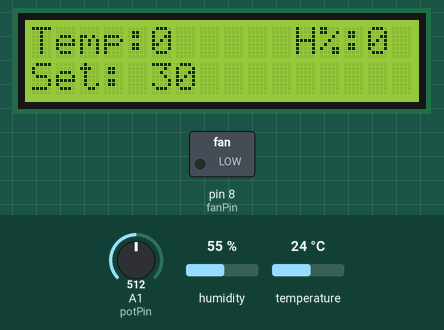
The sketch below on a simulated Arduino Uno, built with avr-gcc and run on an emulated ATmega328P. On the bench: 16×2 character LCD, switched loads named in the sketch (green lamp = pin HIGH). The test bench sets the inputs (shaded band); at power-on: temperature 24 °C, A1 (potPin) = 512, humidity 55 %. What the sketch prints to the serial monitor is not drawn.

Above: at 1.2 s.
1.3 s: temperature set to 28.9 °C
At 4.7 s:
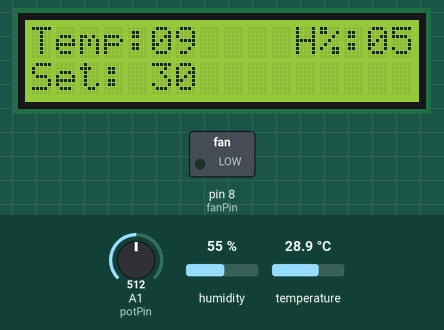
5.1 s: temperature set to 29.8 °C
At 7.3 s:
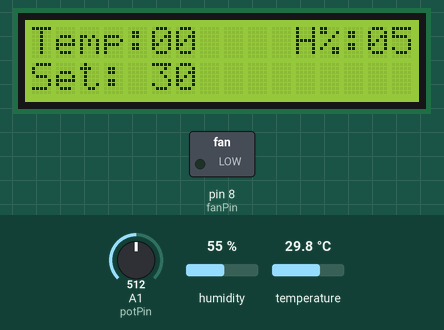
14.2 s: A1 (potPin) set to 545
At 15.0 s:
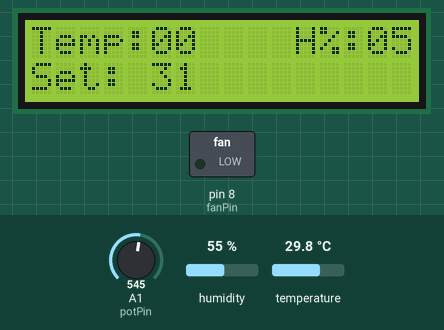
17.9 s: humidity set to 22 %
At 21.1 s:
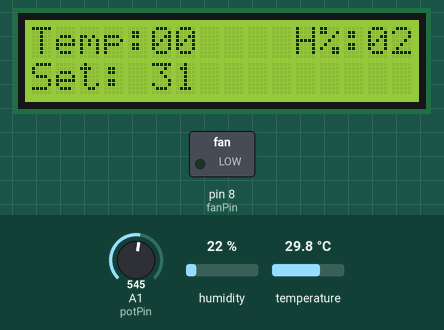
21.4 s: A1 (potPin) set to 511
At 24.0 s:
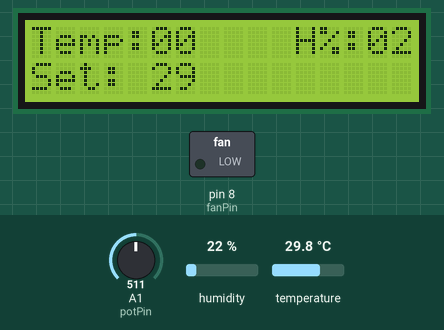
24.4 s: humidity set to 40 %
At 27.8 s:
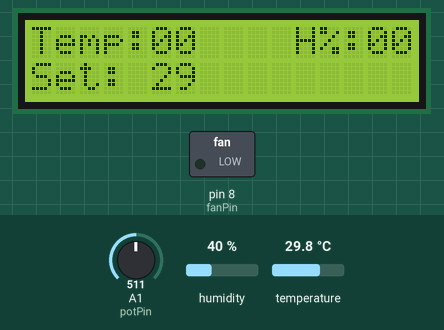
Timing chart, 0 to 29.0 s (numbered marks = the images above; inputs shaded):
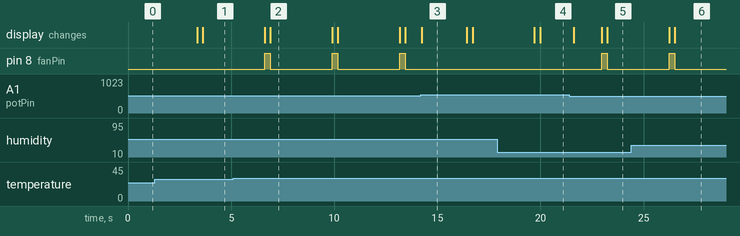

The sketch:

OpenPracCode.ino
```cpp
int tempPin = A0;
int fanPin = 8;
int potPin = A1;
int potVal;
int threshold;

#include <dht_nonblocking.h>
#define DHT_SENSOR_TYPE DHT_TYPE_11
static const int DHT_SENSOR_PIN = 2;
DHT_nonblocking dht_sensor( DHT_SENSOR_PIN, DHT_SENSOR_TYPE );

#include <Wire.h>
#include <LiquidCrystal_I2C.h>
LiquidCrystal_I2C lcd(0x27,16,2);

void setup()
{
  lcd.init();
  lcd.backlight();
  Serial.begin(9600);

  pinMode(tempPin, INPUT);
  pinMode(fanPin, OUTPUT);
  pinMode(potPin, INPUT);
}

static bool measure_environment( float *temperature, float *humidity )
{
  static unsigned long measurement_timestamp = millis( );

  /* Measure once every four seconds. */
  if( millis( ) - measurement_timestamp > 3000ul )
  {
    if( dht_sensor.measure( temperature, humidity ) == true )
    {
      measurement_timestamp = millis( );
      return( true );
    }
  }

  return( false );
}


void loop()
{
  {
  float temperature;
  float humidity;

  /* Measure temperature and humidity.  If the functions returns
     true, then a measurement is available. */
  if( measure_environment( &temperature, &humidity ) == true )
  {
    Serial.print( "T = " );
    Serial.print( temperature, 1 );
    Serial.print( " deg. C, H = " );
    Serial.print( humidity, 1 );
    Serial.println( "%" );
  }

  potVal = analogRead(potPin);
  threshold = map(potVal, 0, 1023, 0, 60);

  int temp = temperature;
  int hum = humidity;

  lcd.setCursor(0,0);
  lcd.print("Temp: ");

  lcd.setCursor(5,0);
  lcd.print(temp);

  lcd.setCursor(11,0);
  lcd.print("H%: ");

  lcd.setCursor(14,0);
  lcd.print(hum);

  lcd.setCursor(0,1);
  lcd.print("Set:");

  lcd.setCursor(5,1);
  lcd.print(threshold);

  if (temperature >= threshold){
    digitalWrite(fanPin, HIGH);
  }
  if (temperature < threshold){
    digitalWrite(fanPin, LOW);
  }
  delay(250);
}
}
```

Measured:
- the behaviour switches between 29.4 and 29.5 °C on temperature (found by bisection; images 1 and 2)
- after the input at 5.1 s, pin 8 (fanPin): alternates HIGH for 0.27 s and LOW for 3.0 s, starting after 1.5 s; the display: first changes after 1.5 s (image 2 shows a later state)
- after the input at 14.2 s, pin 8 (fanPin): stays LOW (without the input it goes to HIGH after 2.2 s); the display: changes after 0.06 s (image 3)
- after the input at 17.9 s, the display: first changes after 1.8 s (image 4 shows a later state)
- after the input at 21.4 s, pin 8 (fanPin): LOW → HIGH after 1.6 s, → LOW 0.27 s later; the display: changes after 0.21 s (image 5)
- after the input at 24.4 s, the display: first changes after 1.8 s (image 6 shows a later state)
- what the display in image 2 shows lasts 3.0 s, from 6.9 s to 9.9 s
